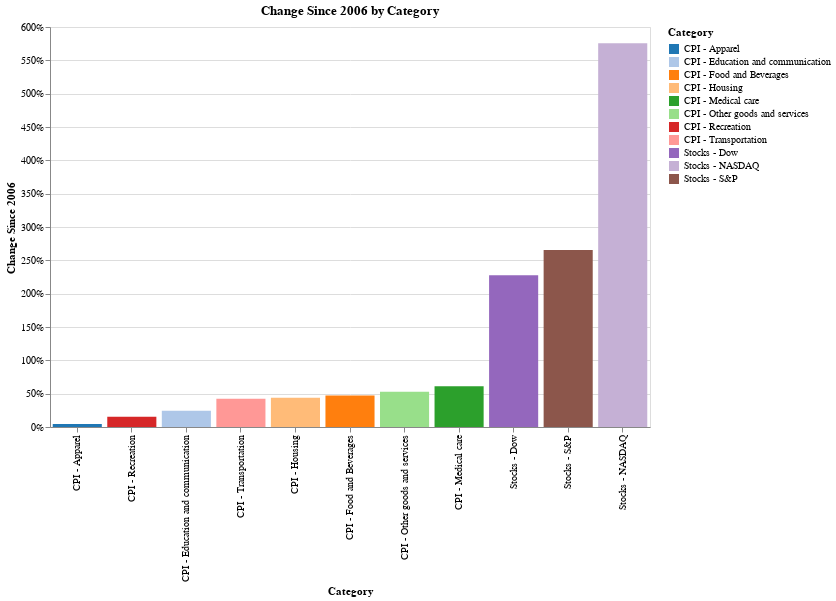

The code cell stored with this chart in its notebook:
### Code cell
# Bar Chart
alt.Chart(df[['date','change','Category']][(df['date'] == end_date) | ((df['periodName'] == '4th Quarter') & (df['year'] == end_year))],title='Change Since ' + str(start_year) + ' by Category').mark_bar().encode(
    x = alt.X('Category', sort='y'),
    y = alt.Y('change', title='Change Since ' + str(start_year), axis=alt.Axis(format='%')),
    color = alt.Color('Category', scale=alt.Scale(scheme = c_scheme)),
    tooltip = 'Category'
).properties(height=400, width=600)#.interactive()

### Figure 1 — Vega-Lite specification as saved in the notebook (floating-point values rounded to 4 significant figures)
{"config": {"view": {"continuousWidth": 400, "continuousHeight": 300}}, "data": {"name": "data-92a919466de8f38da61fabae39f0b468"}, "mark": "bar", "encoding": {"color": {"field": "Category", "scale": {"scheme": "category20"}, "type": "nominal"}, "tooltip": {"field": "Category", "type": "nominal"}, "x": {"field": "Category", "sort": "y", "type": "nominal"}, "y": {"axis": {"format": "%"}, "field": "change", "title": "Change Since 2006", "type": "quantitative"}}, "height": 400, "title": "Change Since 2006 by Category", "width": 600, "$schema": "https://vega.github.io/schema/vega-lite/v4.17.0.json", "datasets": {"data-92a919466de8f38da61fabae39f0b468": [{"date": "2021-12-01T00:00:00", "change": 0.4736, "Category": "CPI - Food and Beverages"}, {"date": "2021-12-01T00:00:00", "change": 0.4377, "Category": "CPI - Housing"}, {"date": "2021-12-01T00:00:00", "change": 0.04388, "Category": "CPI - Apparel"}, {"date": "2021-12-01T00:00:00", "change": 0.4253, "Category": "CPI - Transportation"}, {"date": "2021-12-01T00:00:00", "change": 0.6119, "Category": "CPI - Medical care"}, {"date": "2021-12-01T00:00:00", "change": 0.1527, "Category": "CPI - Recreation"}, {"date": "2021-12-01T00:00:00", "change": 0.2446, "Category": "CPI - Education and communication"}, {"date": "2021-12-01T00:00:00", "change": 0.5299, "Category": "CPI - Other goods and services"}, {"date": "2021-12-01T00:00:00", "change": 2.278, "Category": "Stocks - Dow"}, {"date": "2021-12-01T00:00:00", "change": 5.757, "Category": "Stocks - NASDAQ"}, {"date": "2021-12-01T00:00:00", "change": 2.656, "Category": "Stocks - S&P"}]}}
